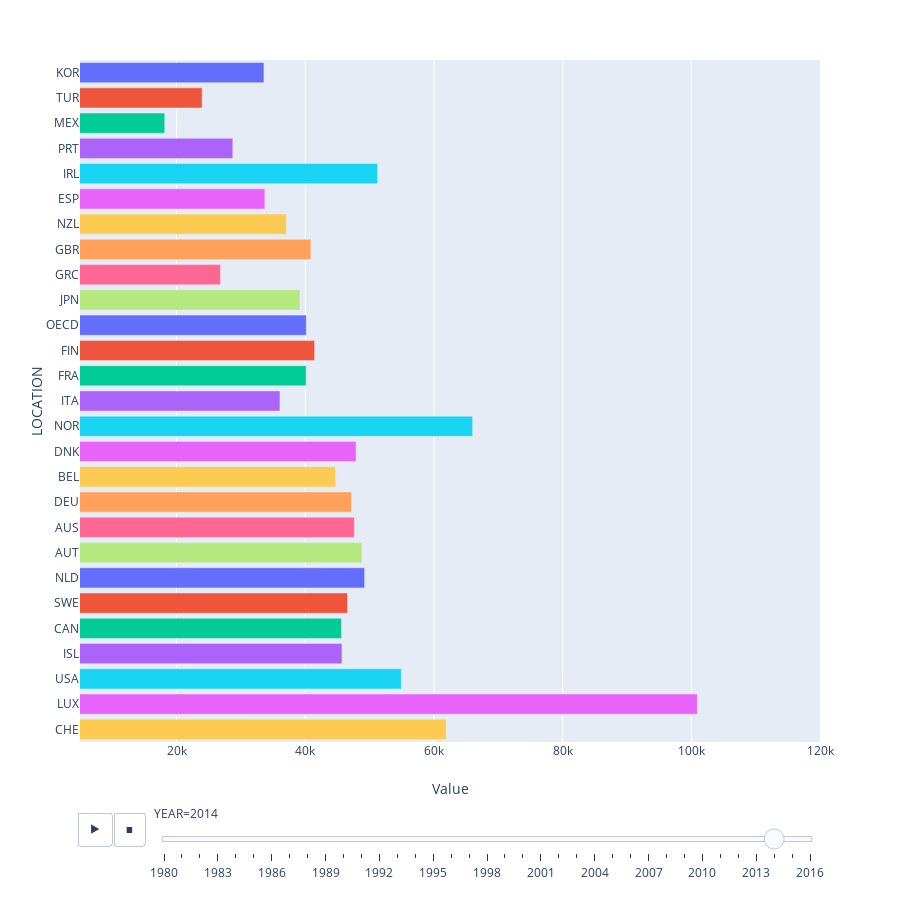

The code cell stored with this chart in its notebook:
### Code cell
fig = px.bar(gdp, x='Value', y='LOCATION', orientation='h', animation_frame="YEAR",
             width=900, height=900,range_x=[5000,120000], color='LOCATION')

fig.update(layout_showlegend=False)

### Figure 1 — Plotly figure (JSON) as saved in the notebook; plotly's stock layout.template omitted (floating-point values rounded to 4 significant figures)
{"data": [{"alignmentgroup": "True", "hoverlabel": {"namelength": 0}, "hovertemplate": "LOCATION=%{y}<br>YEAR=2014<br>Value=%{x}", "legendgroup": "LOCATION=KOR", "marker": {"color": "#636efa"}, "name": "LOCATION=KOR", "offsetgroup": "LOCATION=KOR", "orientation": "h", "showlegend": true, "textposition": "auto", "type": "bar", "uid": "2b500f9d-3978-45ba-b9cc-9215af52f5a4", "x": [33590.0], "xaxis": "x", "y": ["KOR"], "yaxis": "y"}, {"alignmentgroup": "True", "hoverlabel": {"namelength": 0}, "hovertemplate": "LOCATION=%{y}<br>YEAR=2014<br>Value=%{x}", "legendgroup": "LOCATION=TUR", "marker": {"color": "#EF553B"}, "name": "LOCATION=TUR", "offsetgroup": "LOCATION=TUR", "orientation": "h", "showlegend": true, "textposition": "auto", "type": "bar", "uid": "e6f27476-9931-4d7f-8421-0cf04a67c987", "x": [23980.0], "xaxis": "x", "y": ["TUR"], "yaxis": "y"}, {"alignmentgroup": "True", "hoverlabel": {"namelength": 0}, "hovertemplate": "LOCATION=%{y}<br>YEAR=2014<br>Value=%{x}", "legendgroup": "LOCATION=MEX", "marker": {"color": "#00cc96"}, "name": "LOCATION=MEX", "offsetgroup": "LOCATION=MEX", "orientation": "h", "showlegend": true, "textposition": "auto", "type": "bar", "uid": "2ad07257-d2a9-4af5-9edb-5cf526dc2542", "x": [18170.0], "xaxis": "x", "y": ["MEX"], "yaxis": "y"}, {"alignmentgroup": "True", "hoverlabel": {"namelength": 0}, "hovertemplate": "LOCATION=%{y}<br>YEAR=2014<br>Value=%{x}", "legendgroup": "LOCATION=PRT", "marker": {"color": "#ab63fa"}, "name": "LOCATION=PRT", "offsetgroup": "LOCATION=PRT", "orientation": "h", "showlegend": true, "textposition": "auto", "type": "bar", "uid": "ae6c8a65-a688-4077-81da-06f16a3f2bcb", "x": [28750.0], "xaxis": "x", "y": ["PRT"], "yaxis": "y"}, {"alignmentgroup": "True", "hoverlabel": {"namelength": 0}, "hovertemplate": "LOCATION=%{y}<br>YEAR=2014<br>Value=%{x}", "legendgroup": "LOCATION=IRL", "marker": {"color": "#19d3f3"}, "name": "LOCATION=IRL", "offsetgroup": "LOCATION=IRL", "orientation": "h", "showlegend": true, "textposition": "auto", "type": "bar", "uid": "5e667bed-a3d3-4b8f-872b-8565377ba8cb", "x": [51250.0], "xaxis": "x", "y": ["IRL"], "yaxis": "y"}, {"alignmentgroup": "True", "hoverlabel": {"namelength": 0}, "hovertemplate": "LOCATION=%{y}<br>YEAR=2014<br>Value=%{x}", "legendgroup": "LOCATION=ESP", "marker": {"color": "#e763fa"}, "name": "LOCATION=ESP", "offsetgroup": "LOCATION=ESP", "orientation": "h", "showlegend": true, "textposition": "auto", "type": "bar", "uid": "8607d1a2-ca1b-416f-a21b-d0aefa80792e", "x": [33730.0], "xaxis": "x", "y": ["ESP"], "yaxis": "y"}, {"alignmentgroup": "True", "hoverlabel": {"namelength": 0}, "hovertemplate": "LOCATION=%{y}<br>YEAR=2014<br>Value=%{x}", "legendgroup": "LOCATION=NZL", "marker": {"color": "#FECB52"}, "name": "LOCATION=NZL", "offsetgroup": "LOCATION=NZL", "orientation": "h", "showlegend": true, "textposition": "auto", "type": "bar", "uid": "7c39697a-1268-421c-90d7-7e96f1a1709f", "x": [37060.0], "xaxis": "x", "y": ["NZL"], "yaxis": "y"}, {"alignmentgroup": "True", "hoverlabel": {"namelength": 0}, "hovertemplate": "LOCATION=%{y}<br>YEAR=2014<br>Value=%{x}", "legendgroup": "LOCATION=GBR", "marker": {"color": "#FFA15A"}, "name": "LOCATION=GBR", "offsetgroup": "LOCATION=GBR", "orientation": "h", "showlegend": true, "textposition": "auto", "type": "bar", "uid": "676d030f-678a-4cc6-af6d-f0752f857e88", "x": [40880.0], "xaxis": "x", "y": ["GBR"], "yaxis": "y"}, {"alignmentgroup": "True", "hoverlabel": {"namelength": 0}, "hovertemplate": "LOCATION=%{y}<br>YEAR=2014<br>Value=%{x}", "legendgroup": "LOCATION=GRC", "marker": {"color": "#FF6692"}, "name": "LOCATION=GRC", "offsetgroup": "LOCATION=GRC", "orientation": "h", "showlegend": true, "textposition": "auto", "type": "bar", "uid": "bae60dee-9121-4b11-9564-d8f4f652a131", "x": [26840.0], "xaxis": "x", "y": ["GRC"], "yaxis": "y"}, {"alignmentgroup": "True", "hoverlabel": {"namelength": 0}, "hovertemplate": "LOCATION=%{y}<br>YEAR=2014<br>Value=%{x}", "legendgroup": "LOCATION=JPN", "marker": {"color": "#B6E880"}, "name": "LOCATION=JPN", "offsetgroup": "LOCATION=JPN", "orientation": "h", "showlegend": true, "textposition": "auto", "type": "bar", "uid": "758617a5-e172-487f-b458-2c1b98d9cea2", "x": [39180.0], "xaxis": "x", "y": ["JPN"], "yaxis": "y"}, {"alignmentgroup": "True", "hoverlabel": {"namelength": 0}, "hovertemplate": "LOCATION=%{y}<br>YEAR=2014<br>Value=%{x}", "legendgroup": "LOCATION=OECD", "marker": {"color": "#636efa"}, "name": "LOCATION=OECD", "offsetgroup": "LOCATION=OECD", "orientation": "h", "showlegend": true, "textposition": "auto", "type": "bar", "uid": "41b53d2d-c1ae-410c-80da-99245c748a47", "x": [40160.0], "xaxis": "x", "y": ["OECD"], "yaxis": "y"}, {"alignmentgroup": "True", "hoverlabel": {"namelength": 0}, "hovertemplate": "LOCATION=%{y}<br>YEAR=2014<br>Value=%{x}", "legendgroup": "LOCATION=FIN", "marker": {"color": "#EF553B"}, "name": "LOCATION=FIN", "offsetgroup": "LOCATION=FIN", "orientation": "h", "showlegend": true, "textposition": "auto", "type": "bar", "uid": "de70a8cc-432c-4589-8305-f59a40701316", "x": [41460.0], "xaxis": "x", "y": ["FIN"], "yaxis": "y"}, {"alignmentgroup": "True", "hoverlabel": {"namelength": 0}, "hovertemplate": "LOCATION=%{y}<br>YEAR=2014<br>Value=%{x}", "legendgroup": "LOCATION=FRA", "marker": {"color": "#00cc96"}, "name": "LOCATION=FRA", "offsetgroup": "LOCATION=FRA", "orientation": "h", "showlegend": true, "textposition": "auto", "type": "bar", "uid": "abdbe515-a112-4e42-9afe-298efe6ddafa", "x": [40140.0], "xaxis": "x", "y": ["FRA"], "yaxis": "y"}, {"alignmentgroup": "True", "hoverlabel": {"namelength": 0}, "hovertemplate": "LOCATION=%{y}<br>YEAR=2014<br>Value=%{x}", "legendgroup": "LOCATION=ITA", "marker": {"color": "#ab63fa"}, "name": "LOCATION=ITA", "offsetgroup": "LOCATION=ITA", "orientation": "h", "showlegend": true, "textposition": "auto", "type": "bar", "uid": "e909a60c-fcb9-46bb-a868-4735908092b1", "x": [36070.0], "xaxis": "x", "y": ["ITA"], "yaxis": "y"}, {"alignmentgroup": "True", "hoverlabel": {"namelength": 0}, "hovertemplate": "LOCATION=%{y}<br>YEAR=2014<br>Value=%{x}", "legendgroup": "LOCATION=NOR", "marker": {"color": "#19d3f3"}, "name": "LOCATION=NOR", "offsetgroup": "LOCATION=NOR", "orientation": "h", "showlegend": true, "textposition": "auto", "type": "bar", "uid": "69c58cc3-2e7d-421b-a875-83dcbaf19527", "x": [66020.0], "xaxis": "x", "y": ["NOR"], "yaxis": "y"}, {"alignmentgroup": "True", "hoverlabel": {"namelength": 0}, "hovertemplate": "LOCATION=%{y}<br>YEAR=2014<br>Value=%{x}", "legendgroup": "LOCATION=DNK", "marker": {"color": "#e763fa"}, "name": "LOCATION=DNK", "offsetgroup": "LOCATION=DNK", "orientation": "h", "showlegend": true, "textposition": "auto", "type": "bar", "uid": "f27133e7-8dc3-48e6-95f4-08f69919a47f", "x": [47910.0], "xaxis": "x", "y": ["DNK"], "yaxis": "y"}, {"alignmentgroup": "True", "hoverlabel": {"namelength": 0}, "hovertemplate": "LOCATION=%{y}<br>YEAR=2014<br>Value=%{x}", "legendgroup": "LOCATION=BEL", "marker": {"color": "#FECB52"}, "name": "LOCATION=BEL", "offsetgroup": "LOCATION=BEL", "orientation": "h", "showlegend": true, "textposition": "auto", "type": "bar", "uid": "ce14a53b-cd17-4abb-b2ad-9a35934d2537", "x": [44720.0], "xaxis": "x", "y": ["BEL"], "yaxis": "y"}, {"alignmentgroup": "True", "hoverlabel": {"namelength": 0}, "hovertemplate": "LOCATION=%{y}<br>YEAR=2014<br>Value=%{x}", "legendgroup": "LOCATION=DEU", "marker": {"color": "#FFA15A"}, "name": "LOCATION=DEU", "offsetgroup": "LOCATION=DEU", "orientation": "h", "showlegend": true, "textposition": "auto", "type": "bar", "uid": "a94c40f8-0f3e-499f-8f9c-e39780012165", "x": [47190.0], "xaxis": "x", "y": ["DEU"], "yaxis": "y"}, {"alignmentgroup": "True", "hoverlabel": {"namelength": 0}, "hovertemplate": "LOCATION=%{y}<br>YEAR=2014<br>Value=%{x}", "legendgroup": "LOCATION=AUS", "marker": {"color": "#FF6692"}, "name": "LOCATION=AUS", "offsetgroup": "LOCATION=AUS", "orientation": "h", "showlegend": true, "textposition": "auto", "type": "bar", "uid": "ed8b706b-92bd-4053-ab6e-3de8018bcf7e", "x": [47640.0], "xaxis": "x", "y": ["AUS"], "yaxis": "y"}, {"alignmentgroup": "True", "hoverlabel": {"namelength": 0}, "hovertemplate": "LOCATION=%{y}<br>YEAR=2014<br>Value=%{x}", "legendgroup": "LOCATION=AUT", "marker": {"color": "#B6E880"}, "name": "LOCATION=AUT", "offsetgroup": "LOCATION=AUT", "orientation": "h", "showlegend": true, "textposition": "auto", "type": "bar", "uid": "96eaec0d-76bf-4d03-92c2-515b60a713f1", "x": [48810.0], "xaxis": "x", "y": ["AUT"], "yaxis": "y"}, {"alignmentgroup": "True", "hoverlabel": {"namelength": 0}, "hovertemplate": "LOCATION=%{y}<br>YEAR=2014<br>Value=%{x}", "legendgroup": "LOCATION=NLD", "marker": {"color": "#636efa"}, "name": "LOCATION=NLD", "offsetgroup": "LOCATION=NLD", "orientation": "h", "showlegend": true, "textposition": "auto", "type": "bar", "uid": "d740000a-d2ca-4931-8ce5-68252dd6ac93", "x": [49230.0], "xaxis": "x", "y": ["NLD"], "yaxis": "y"}, {"alignmentgroup": "True", "hoverlabel": {"namelength": 0}, "hovertemplate": "LOCATION=%{y}<br>YEAR=2014<br>Value=%{x}", "legendgroup": "LOCATION=SWE", "marker": {"color": "#EF553B"}, "name": "LOCATION=SWE", "offsetgroup": "LOCATION=SWE", "orientation": "h", "showlegend": true, "textposition": "auto", "type": "bar", "uid": "e94cde15-effd-444a-b6f2-0df0c3502200", "x": [46570.0], "xaxis": "x", "y": ["SWE"], "yaxis": "y"}, {"alignmentgroup": "True", "hoverlabel": {"namelength": 0}, "hovertemplate": "LOCATION=%{y}<br>YEAR=2014<br>Value=%{x}", "legendgroup": "LOCATION=CAN", "marker": {"color": "#00cc96"}, "name": "LOCATION=CAN", "offsetgroup": "LOCATION=CAN", "orientation": "h", "showlegend": true, "textposition": "auto", "type": "bar", "uid": "d01c0a30-3f9a-46bd-95e7-7fbfbccce157", "x": [45630.0], "xaxis": "x", "y": ["CAN"], "yaxis": "y"}, {"alignmentgroup": "True", "hoverlabel": {"namelength": 0}, "hovertemplate": "LOCATION=%{y}<br>YEAR=2014<br>Value=%{x}", "legendgroup": "LOCATION=ISL", "marker": {"color": "#ab63fa"}, "name": "LOCATION=ISL", "offsetgroup": "LOCATION=ISL", "orientation": "h", "showlegend": true, "textposition": "auto", "type": "bar", "uid": "72688959-0e79-4776-96f1-86c8986cc4bc", "x": [45710.0], "xaxis": "x", "y": ["ISL"], "yaxis": "y"}, {"alignmentgroup": "True", "hoverlabel": {"namelength": 0}, "hovertemplate": "LOCATION=%{y}<br>YEAR=2014<br>Value=%{x}", "legendgroup": "LOCATION=USA", "marker": {"color": "#19d3f3"}, "name": "LOCATION=USA", "offsetgroup": "LOCATION=USA", "orientation": "h", "showlegend": true, "textposition": "auto", "type": "bar", "uid": "ec79a528-986a-495e-9cf0-1c41494786a7", "x": [54940.0], "xaxis": "x", "y": ["USA"], "yaxis": "y"}, {"alignmentgroup": "True", "hoverlabel": {"namelength": 0}, "hovertemplate": "LOCATION=%{y}<br>YEAR=2014<br>Value=%{x}", "legendgroup": "LOCATION=LUX", "marker": {"color": "#e763fa"}, "name": "LOCATION=LUX", "offsetgroup": "LOCATION=LUX", "orientation": "h", "showlegend": true, "textposition": "auto", "type": "bar", "uid": "6ca237c1-8d30-4653-a844-257d62a2be92", "x": [100900.0], "xaxis": "x", "y": ["LUX"], "yaxis": "y"}, {"alignmentgroup": "True", "hoverlabel": {"namelength": 0}, "hovertemplate": "LOCATION=%{y}<br>YEAR=2014<br>Value=%{x}", "legendgroup": "LOCATION=CHE", "marker": {"color": "#FECB52"}, "name": "LOCATION=CHE", "offsetgroup": "LOCATION=CHE", "orientation": "h", "showlegend": true, "textposition": "auto", "type": "bar", "uid": "1c31ec3f-c936-4e7e-b67e-bc6c4a81a996", "x": [61900.0], "xaxis": "x", "y": ["CHE"], "yaxis": "y"}], "layout": {"barmode": "relative", "grid": {"xaxes": ["x"], "xgap": 0.1, "xside": "bottom", "yaxes": ["y"], "ygap": 0.1, "yside": "left"}, "height": 900, "legend": {"tracegroupgap": 0}, "margin": {"t": 60}, "showlegend": false, "sliders": [{"active": 34, "currentvalue": {"prefix": "YEAR="}, "len": 0.9, "pad": {"b": 10, "t": 60}, "steps": [{"args": [["1980"], {"frame": {"duration": 0, "redraw": true}, "fromcurrent": true, "mode": "immediate", "transition": {"duration": 0, "easing": "linear"}}], "label": "1980", "method": "animate"}, {"args": [["1981"], {"frame": {"duration": 0, "redraw": true}, "fromcurrent": true, "mode": "immediate", "transition": {"duration": 0, "easing": "linear"}}], "label": "1981", "method": "animate"}, {"args": [["1982"], {"frame": {"duration": 0, "redraw": true}, "fromcurrent": true, "mode": "immediate", "transition": {"duration": 0, "easing": "linear"}}], "label": "1982", "method": "animate"}, {"args": [["1983"], {"frame": {"duration": 0, "redraw": true}, "fromcurrent": true, "mode": "immediate", "transition": {"duration": 0, "easing": "linear"}}], "label": "1983", "method": "animate"}, {"args": [["1984"], {"frame": {"duration": 0, "redraw": true}, "fromcurrent": true, "mode": "immediate", "transition": {"duration": 0, "easing": "linear"}}], "label": "1984", "method": "animate"}, {"args": [["1985"], {"frame": {"duration": 0, "redraw": true}, "fromcurrent": true, "mode": "immediate", "transition": {"duration": 0, "easing": "linear"}}], "label": "1985", "method": "animate"}, {"args": [["1986"], {"frame": {"duration": 0, "redraw": true}, "fromcurrent": true, "mode": "immediate", "transition": {"duration": 0, "easing": "linear"}}], "label": "1986", "method": "animate"}, {"args": [["1987"], {"frame": {"duration": 0, "redraw": true}, "fromcurrent": true, "mode": "immediate", "transition": {"duration": 0, "easing": "linear"}}], "label": "1987", "method": "animate"}, {"args": [["1988"], {"frame": {"duration": 0, "redraw": true}, "fromcurrent": true, "mode": "immediate", "transition": {"duration": 0, "easing": "linear"}}], "label": "1988", "method": "animate"}, {"args": [["1989"], {"frame": {"duration": 0, "redraw": true}, "fromcurrent": true, "mode": "immediate", "transition": {"duration": 0, "easing": "linear"}}], "label": "1989", "method": "animate"}, {"args": [["1990"], {"frame": {"duration": 0, "redraw": true}, "fromcurrent": true, "mode": "immediate", "transition": {"duration": 0, "easing": "linear"}}], "label": "1990", "method": "animate"}, {"args": [["1991"], {"frame": {"duration": 0, "redraw": true}, "fromcurrent": true, "mode": "immediate", "transition": {"duration": 0, "easing": "linear"}}], "label": "1991", "method": "animate"}, {"args": [["1992"], {"frame": {"duration": 0, "redraw": true}, "fromcurrent": true, "mode": "immediate", "transition": {"duration": 0, "easing": "linear"}}], "label": "1992", "method": "animate"}, {"args": [["1993"], {"frame": {"duration": 0, "redraw": true}, "fromcurrent": true, "mode": "immediate", "transition": {"duration": 0, "easing": "linear"}}], "label": "1993", "method": "animate"}, {"args": [["1994"], {"frame": {"duration": 0, "redraw": true}, "fromcurrent": true, "mode": "immediate", "transition": {"duration": 0, "easing": "linear"}}], "label": "1994", "method": "animate"}, {"args": [["1995"], {"frame": {"duration": 0, "redraw": true}, "fromcurrent": true, "mode": "immediate", "transition": {"duration": 0, "easing": "linear"}}], "label": "1995", "method": "animate"}, {"args": [["1996"], {"frame": {"duration": 0, "redraw": true}, "fromcurrent": true, "mode": "immediate", "transition": {"duration": 0, "easing": "linear"}}], "label": "1996", "method": "animate"}, {"args": [["1997"], {"frame": {"duration": 0, "redraw": true}, "fromcurrent": true, "mode": "immediate", "transition": {"duration": 0, "easing": "linear"}}], "label": "1997", "method": "animate"}, {"args": [["1998"], {"frame": {"duration": 0, "redraw": true}, "fromcurrent": true, "mode": "immediate", "transition": {"duration": 0, "easing": "linear"}}], "label": "1998", "method": "animate"}, {"args": [["1999"], {"frame": {"duration": 0, "redraw": true}, "fromcurrent": true, "mode": "immediate", "transition": {"duration": 0, "easing": "linear"}}], "label": "1999", "method": "animate"}, {"args": [["2000"], {"frame": {"duration": 0, "redraw": true}, "fromcurrent": true, "mode": "immediate", "transition": {"duration": 0, "easing": "linear"}}], "label": "2000", "method": "animate"}, {"args": [["2001"], {"frame": {"duration": 0, "redraw": true}, "fromcurrent": true, "mode": "immediate", "transition": {"duration": 0, "easing": "linear"}}], "label": "2001", "method": "animate"}, {"args": [["2002"], {"frame": {"duration": 0, "redraw": true}, "fromcurrent": true, "mode": "immediate", "transition": {"duration": 0, "easing": "linear"}}], "label": "2002", "method": "animate"}, {"args": [["2003"], {"frame": {"duration": 0, "redraw": true}, "fromcurrent": true, "mode": "immediate", "transition": {"duration": 0, "easing": "linear"}}], "label": "2003", "method": "animate"}, {"args": [["2004"], {"frame": {"duration": 0, "redraw": true}, "fromcurrent": true, "mode": "immediate", "transition": {"duration": 0, "easing": "linear"}}], "label": "2004", "method": "animate"}, {"args": [["2005"], {"frame": {"duration": 0, "redraw": true}, "fromcurrent": true, "mode": "immediate", "transition": {"duration": 0, "easing": "linear"}}], "label": "2005", "method": "animate"}, {"args": [["2006"], {"frame": {"duration": 0, "redraw": true}, "fromcurrent": true, "mode": "immediate", "transition": {"duration": 0, "easing": "linear"}}], "label": "2006", "method": "animate"}, {"args": [["2007"], {"frame": {"duration": 0, "redraw": true}, "fromcurrent": true, "mode": "immediate", "transition": {"duration": 0, "easing": "linear"}}], "label": "2007", "method": "animate"}, {"args": [["2008"], {"frame": {"duration": 0, "redraw": true}, "fromcurrent": true, "mode": "immediate", "transition": {"duration": 0, "easing": "linear"}}], "label": "2008", "method": "animate"}, {"args": [["2009"], {"frame": {"duration": 0, "redraw": true}, "fromcurrent": true, "mode": "immediate", "transition": {"duration": 0, "easing": "linear"}}], "label": "2009", "method": "animate"}, {"args": [["2010"], {"frame": {"duration": 0, "redraw": true}, "fromcurrent": true, "mode": "immediate", "transition": {"duration": 0, "easing": "linear"}}], "label": "2010", "method": "animate"}, {"args": [["2011"], {"frame": {"duration": 0, "redraw": true}, "fromcurrent": true, "mode": "immediate", "transition": {"duration": 0, "easing": "linear"}}], "label": "2011", "method": "animate"}, {"args": [["2012"], {"frame": {"duration": 0, "redraw": true}, "fromcurrent": true, "mode": "immediate", "transition": {"duration": 0, "easing": "linear"}}], "label": "2012", "method": "animate"}, {"args": [["2013"], {"frame": {"duration": 0, "redraw": true}, "fromcurrent": true, "mode": "immediate", "transition": {"duration": 0, "easing": "linear"}}], "label": "2013", "method": "animate"}, {"args": [["2014"], {"frame": {"duration": 0, "redraw": true}, "fromcurrent": true, "mode": "immediate", "transition": {"duration": 0, "easing": "linear"}}], "label": "2014", "method": "animate"}, {"args": [["2015"], {"frame": {"duration": 0, "redraw": true}, "fromcurrent": true, "mode": "immediate", "transition": {"duration": 0, "easing": "linear"}}], "label": "2015", "method": "animate"}, {"args": [["2016"], {"frame": {"duration": 0, "redraw": true}, "fromcurrent": true, "mode": "immediate", "transition": {"duration": 0, "easing": "linear"}}], "label": "2016", "method": "animate"}], "x": 0.1, "xanchor": "left", "y": 0, "yanchor": "top"}], "updatemenus": [{"active": 1, "buttons": [{"args": [null, {"frame": {"duration": 500, "redraw": true}, "fromcurrent": true, "mode": "immediate", "transition": {"duration": 500, "easing": "linear"}}], "label": "&#9654;", "method": "animate"}, {"args": [[null], {"frame": {"duration": 0, "redraw": true}, "fromcurrent": true, "mode": "immediate", "transition": {"duration": 0, "easing": "linear"}}], "label": "&#9724;", "method": "animate"}], "direction": "left", "pad": {"r": 10, "t": 70}, "showactive": false, "type": "buttons", "x": 0.1, "xanchor": "right", "y": 0, "yanchor": "top"}], "width": 900, "xaxis": {"range": [5000, 120000], "title": {"text": "Value"}, "type": "linear"}, "yaxis": {"autorange": true, "categoryarray": ["ISR", "SVN", "LTU", "LVA", "EST", "SVK", "HUN", "CZE", "POL", "CHL", "CHE", "LUX", "USA", "ISL", "CAN", "SWE", "NLD", "AUT", "AUS", "DEU", "BEL", "DNK", "NOR", "ITA", "FRA", "FIN", "OECD", "JPN", "GRC", "GBR", "NZL", "ESP", "IRL", "PRT", "MEX", "TUR", "KOR"], "categoryorder": "array", "range": [9.5, 36.5], "title": {"text": "LOCATION"}, "type": "category"}}}
